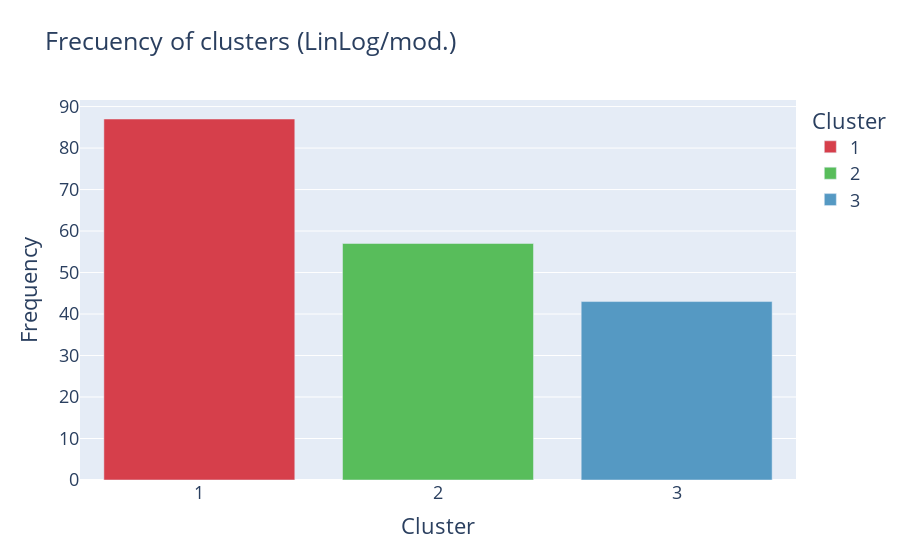

Notebook source saved alongside this figure:
### Code cell
num_clusters = 3
table_hist = pd.DataFrame()
table_hist["Frequency"] = df_docs["cluster"].value_counts().values
table_hist["Cluster"] = [str(i) for i in range(1, num_clusters+1)]

color_discrete_sequence = ['#d63f4b', "#58bd5b", "#5599c3", "#bcbe4f", "#996fc0", "#5cccd9"][:num_clusters]

fig = px.bar(table_hist, 
             x="Cluster", 
             y="Frequency", 
             color="Cluster", 
             title="Frecuency of clusters (LinLog/mod.)", 
             color_discrete_sequence=color_discrete_sequence)
fig.update_layout(
    font=dict(
        size=18
    )
)
fig.show()

### Figure 1 — Plotly figure (JSON) as saved in the notebook; plotly's stock layout.template omitted (floating-point values rounded to 4 significant figures)
{"data": [{"alignmentgroup": "True", "hovertemplate": "Cluster=%{x}<br>Frequency=%{y}<extra></extra>", "legendgroup": "1", "marker": {"color": "#d63f4b", "pattern": {"shape": ""}}, "name": "1", "offsetgroup": "1", "orientation": "v", "showlegend": true, "textposition": "auto", "type": "bar", "x": ["1"], "xaxis": "x", "y": [87], "yaxis": "y"}, {"alignmentgroup": "True", "hovertemplate": "Cluster=%{x}<br>Frequency=%{y}<extra></extra>", "legendgroup": "2", "marker": {"color": "#58bd5b", "pattern": {"shape": ""}}, "name": "2", "offsetgroup": "2", "orientation": "v", "showlegend": true, "textposition": "auto", "type": "bar", "x": ["2"], "xaxis": "x", "y": [57], "yaxis": "y"}, {"alignmentgroup": "True", "hovertemplate": "Cluster=%{x}<br>Frequency=%{y}<extra></extra>", "legendgroup": "3", "marker": {"color": "#5599c3", "pattern": {"shape": ""}}, "name": "3", "offsetgroup": "3", "orientation": "v", "showlegend": true, "textposition": "auto", "type": "bar", "x": ["3"], "xaxis": "x", "y": [43], "yaxis": "y"}], "layout": {"barmode": "relative", "font": {"size": 18}, "legend": {"title": {"text": "Cluster"}, "tracegroupgap": 0}, "title": {"text": "Frecuency of clusters (LinLog/mod.)"}, "xaxis": {"anchor": "y", "categoryarray": ["1", "2", "3"], "categoryorder": "array", "domain": [0, 1], "title": {"text": "Cluster"}}, "yaxis": {"anchor": "x", "domain": [0, 1], "title": {"text": "Frequency"}}}}
